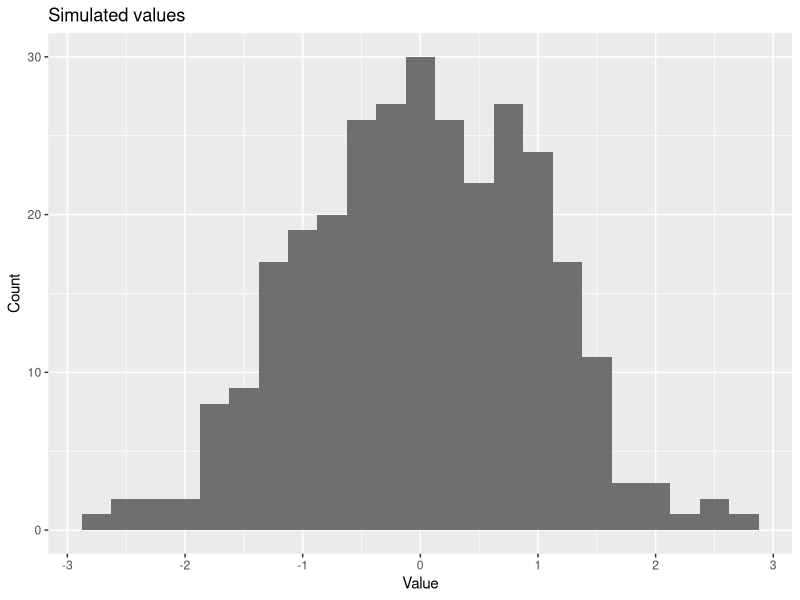
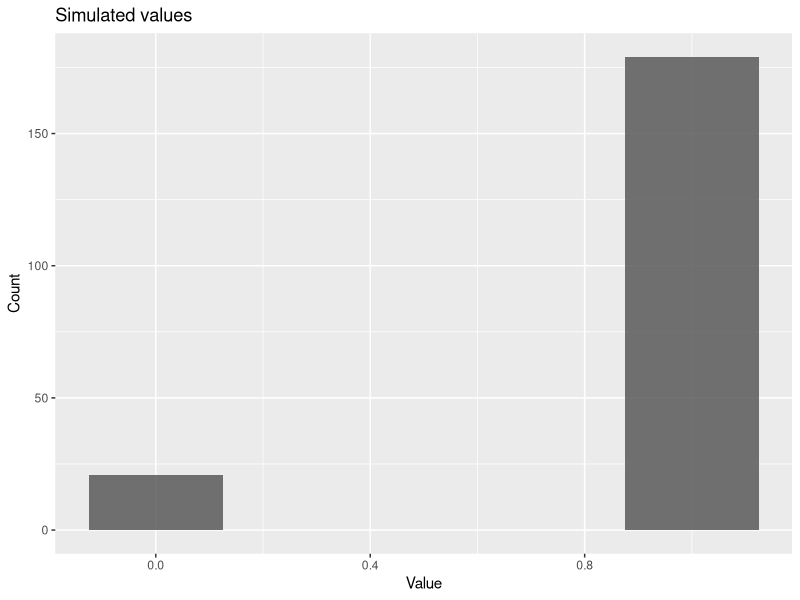
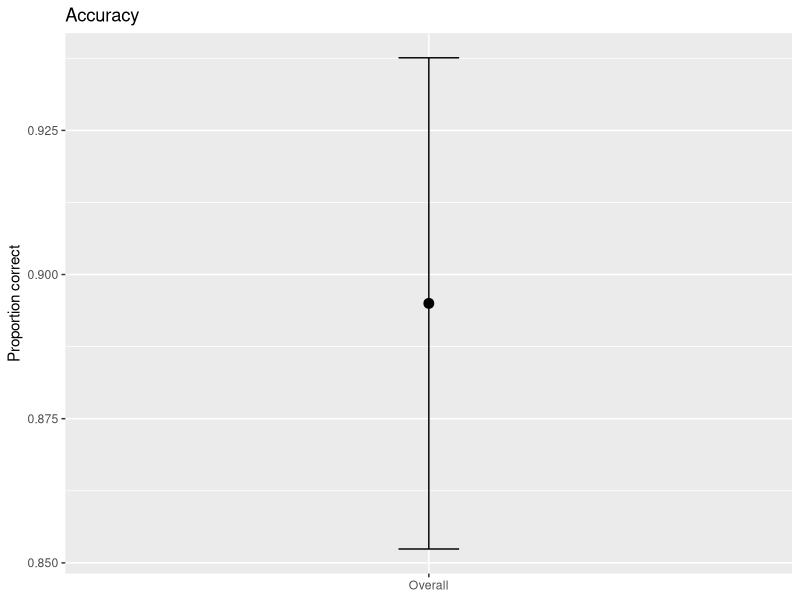
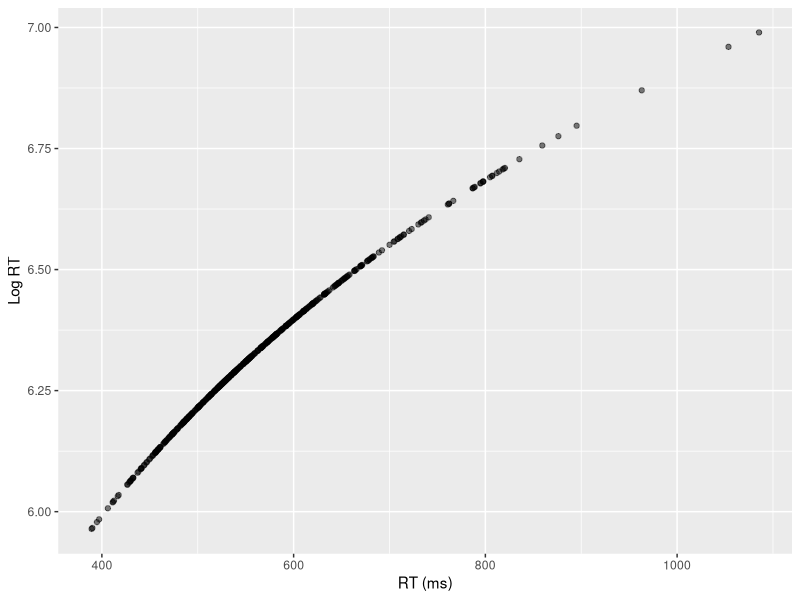
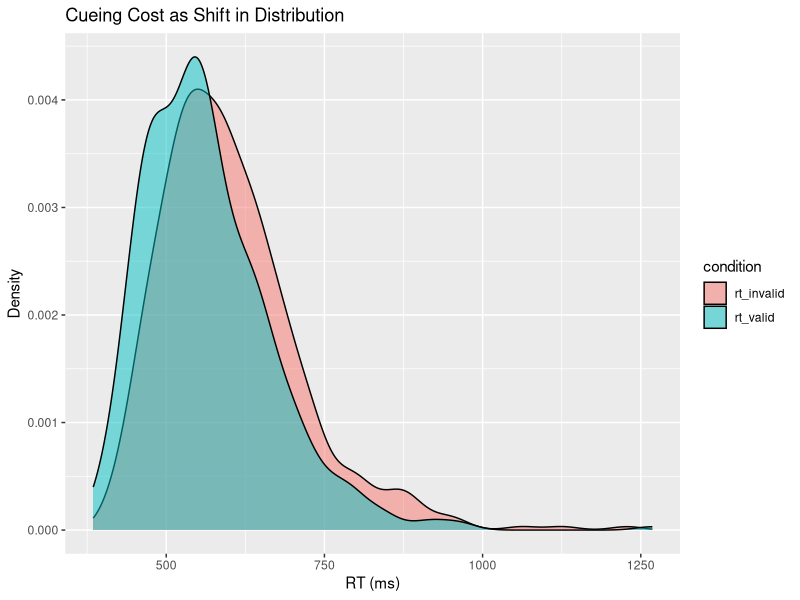
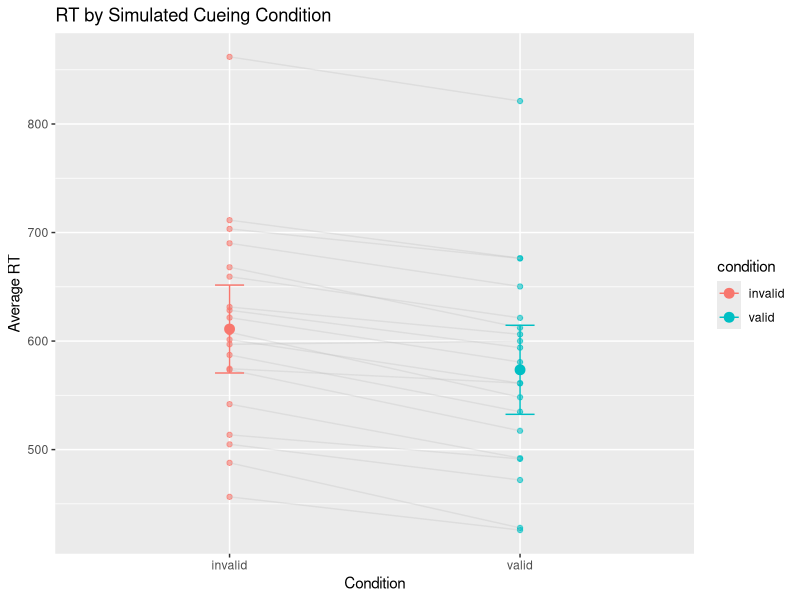

Source code (R) for these figures, in order:
## ---- chunk 1
#| label: setup
library(tidyverse)
set.seed(2025)

## ---- chunk 2

# you can play around with these
n <- 300 # number of datapoints
mu <- 0 # mean of the distribution
sd_norm <- 1 # sd of the distribution

# rnorm is your simulation function here
# take a look at how it's used by typing ``? rnorm``
## note that this function is taking the inputs you specified above -- it doesn't matter what these are called
norm_df <- tibble(sim_values = rnorm(n, mu, sd_norm))

# so you know, this code would do the same thing
# norm_df <- tibble(sim_values = rnorm(300, 0, 1))

# okay, check out the top of this dataframe
head(norm_df)
## ---- chunk 3
norm_df_summary<- norm_df |> 
  summarise(mean = mean(sim_values), sd = sd(sim_values), n = n())

print(norm_df_summary)

# What happens if you increase the "n"? How do these summaries change?
## ---- chunk 4
ggplot(norm_df, aes(x=sim_values)) +
  geom_histogram(binwidth = 0.25, alpha = 0.85) +
  labs(title = "Simulated values", x = "Value", y = "Count")
## ---- chunk 5
#| label: binom-bernoulli
# TODO: create a simulated dataframe using rbinom (remember, you can look at the help for the function)
acc_df <- tibble(acc = rbinom(200, size = 1, prob = 0.92))

# TODO: summarise and count
acc_df_summary <- acc_df |>
  summarise(prop_correct = mean(acc), n = n())
acc_df_summary

acc_df |> count(acc)
## ---- chunk 6
## TO DO: Make a histogram of these values
ggplot(acc_df, aes(x=acc)) +
  geom_histogram(binwidth = 0.25, alpha = 0.85) +
  labs(title = "Simulated values", x = "Value", y = "Count")
## ---- chunk 7
# TODO: plot overall proportion 
# Hint:  use `stat_summary(fun = mean)` for the mean

# TO DO: Plot some measure of variability (SD or 95% CI)
# Hint: stat_summary(fun.data = mean_se, fun.args = list(mult = 1.96), geom = "errorbar", width = 0.1) +
# mean_se(mult = 1.96) gives the mean +/- 1.96 standard errors, an approximate 95% CI
# You have to give stat_summary an x-value, but since there isn't really one here you can just give it a label (e.g., "overall")

ggplot(acc_df, aes(x='Overall', y = acc)) +
  stat_summary(fun = mean, geom = "point", size = 3) +
  stat_summary(fun.data = mean_se, fun.args = list(mult = 1.96), geom = "errorbar", width = 0.1) +
  labs(x = NULL, y = "Proportion correct", title = "Accuracy")
## ---- chunk 8
#| label: binom-conditions-blocks
# TODO: simulate
acc2 <- tibble(
  condition = rep(c("easy","hard"), each = 100),
  block = rep(rep(1:4, each = 25), times = 2),
  acc = c(rbinom(100, 1, 0.97), rbinom(100, 1, 0.87))
)

# Check per-block counts
acc2 |>
  add_count(block, name = "n_block") |>
  distinct(block, n_block)

# Summaries by condition × block
acc_by_cb <- acc2 |>
  group_by(condition, block) |>
  summarise(prop_correct = mean(acc), trials = n(), .groups = "drop")

# Pivot wider
acc_wide <- acc_by_cb |>
  pivot_wider(names_from = condition, values_from = prop_correct)

# View
acc_by_cb
acc_wide
## ---- chunk 9
# Helper: shifted lognormal RTs (t0 + LogNormal(meanlog, sdlog))
r_shifted_lognorm <- function(n, t0, meanlog, sdlog) {
  t0 + rlnorm(n, meanlog = meanlog, sdlog = sdlog)
}
## ---- chunk 10
#| label: lognormal-single
# Here's the basic way you could simulate RTs and their logged RTs
rt_df <- tibble(
  rt = r_shifted_lognorm(500, t0 = 300, meanlog = log(250), sdlog = .35)
) |>
  mutate(log_rt = log(rt))
## ---- chunk 11
ggplot(rt_df, aes(x = rt, y = log_rt)) +
  geom_point(alpha = 0.5) +
  labs(x = "RT (ms)", y = "Log RT")
## ---- chunk 12
# TODO: summaries
rt_df_summary <- rt_df |>
  summarise(mean_rt = mean(rt), median_rt = median(rt), max_rt = max(rt), sd_rt = sd(rt))

head(rt_df_summary)
## ---- chunk 13
rt_df_valid_invalid <- tibble(
  rt_valid = r_shifted_lognorm(500, t0 = 300, meanlog = log(250), sdlog = 0.35),
  rt_invalid = r_shifted_lognorm(500, t0 = 300, meanlog = log(290), sdlog = 0.35)
) 
## ---- chunk 14
rt_df_valid_invalid_longer <- rt_df_valid_invalid |>
  pivot_longer(cols=c('rt_valid','rt_invalid'), values_to='rt', names_to='condition')
## ---- chunk 15

# TODO: group_by() condition and summarise mean_rt, sd_rt
valid_invalid_summary <- rt_df_valid_invalid_longer |>
  group_by(condition) |>
  summarise(mean_rt = mean(rt), sd_rt = sd(rt), n = n())

head(valid_invalid_summary)
## ---- chunk 16
## Use ggplot to make density plot of simulated data
ggplot(rt_df_valid_invalid_longer, aes(x=rt, fill = condition)) +
  geom_density(alpha = 0.5) +
  labs(title = "Cueing Cost as Shift in Distribution", x = "RT (ms)", y = "Density")
## ---- chunk 17
# parameters for two conditions
t0_valid      <- 300
meanlog_valid <- log(250)
sdlog_valid   <- 0.35

t0_invalid      <- 320
meanlog_invalid <- log(260)
sdlog_invalid   <- 0.37

# start with an empty tibble
df_experiment <- tibble()


num_trials = 100
rt_upper_cutoff = 5000 # very slow rt
rt_lower_cutoff = 200 # very fast rt

# loop over participants
for (i in 1:20) {
  # random baseline shift for this participant 
  baseline_shift <- rnorm(1, mean = 0, sd = 80)
  
  # simulate 200 trials (100 valid + 100 invalid)
  sim_subj <- tibble(
    participant  = i,
    condition = rep(c("valid", "invalid"), each = num_trials),
    trial     = rep(1:num_trials, times = 2),
    rt        = c(
      t0_valid   + baseline_shift + rlnorm(num_trials, meanlog = meanlog_valid, sdlog = sdlog_valid),
      t0_invalid + baseline_shift + rlnorm(num_trials, meanlog = meanlog_invalid, sdlog = sdlog_invalid)
    )
  ) |>
    filter(rt >= rt_lower_cutoff, rt <= rt_upper_cutoff) |>  # trim extremes
    mutate(log_rt = log(rt)) # take the log
  
  # append to growing data frame
  df_experiment <- bind_rows(df_experiment, sim_subj)
}

## ---- chunk 18
df_experiment_summary <- df_experiment |>
  group_by(participant, condition) |>
  summarize(mean_rt = mean(rt), .groups = "drop")
## ---- chunk 19
# Plot average RTs and 95 CIs over individual subjects
ggplot(df_experiment_summary, aes(x=condition, y=mean_rt, color=condition, fill=condition)) +
  geom_point(alpha=.6) + # plot individual subject means
  geom_line(aes(group = participant), alpha = 0.3, color = 'grey') + # connect data from each partiicpant
  stat_summary(fun = mean, geom = "point", size = 3) + # plot overall mean
  stat_summary(fun.data = mean_se, fun.args = list(mult = 1.96), geom = "errorbar", width = 0.1) + # plot CIs over people
  labs(x = "Condition", y = "Average RT", title = "RT by Simulated Cueing Condition") 
